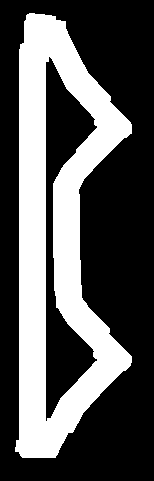
#> input picture maps/bridge_ips_cl.pgm, 154 x 481 px
$ python -i build_track_map.py   (imports and definitions only)
#> lines starting #> are read from the running program, lines starting #| are printed output that depends on the picture; after the words box and inside, x2 and y2 are one past the last pixel; in counts of white or black regions, pixels touching at a corner belong together
#!/usr/bin/env python3
# =============================================================================
# build_track_map.py
# RoboRacer IROS 2026 / CEM Navigators
# =============================================================================
#
# CODE DESCRIPTION
# -----------------------------------------------------------------------------
# Builds a ROS 2 occupancy grid (.pgm + .yaml) of the Phase 2 competition track
# from an overhead screenshot of the AutoDRIVE Simulator, scaled using distance
# measured by the vehicle's own wheel encoders.
#
# WHY THIS EXISTS
#   slam_toolbox does not converge on this track. The layout is a bridge
#   silhouette with two near-identical towers and two parallel straights, and
#   the scan matcher repeatedly registers against the wrong one: map->odom
#   swings by metres and tens of degrees per lap and the saved map comes out as
#   several rotated copies of the track. Three configurations were tried,
#   including a crawling run at full 56 Hz scan rate. See session notes.
#
# DATA PROVENANCE - read before using the output
#   Two inputs, both permissible:
#     1. An overhead screenshot of the simulator's own rendered view. This is
#        the published front-end, visible to anyone running the simulator.
#     2. Scale from the vehicle's wheel encoders via srm_racer dead_reckoning.
#   NO simulation ground-truth data is used. /autodrive/roboracer_1/ips, /odom
#   and /tf are NOT read, at build time or at run time. Rules section 2.4
#   prohibits "utilizing simulation ground truth data"; this pipeline avoids
#   it. Simulator asset files are not read either - that would be tapping the
#   back end, which the same section calls out as malpractice.
#
# CALIBRATION
#   Measured 2026-09-16 by teleoperating the vehicle along the deck straight:
#     start   car centroid x = 393.3 px, dead_reckoning dist = 0.000 m
#     end     car centroid x = 912.7 px, dead_reckoning dist = 7.981 m
#     => 519.4 px for 7.981 m  =>  0.015366 m/px
#   Cross-checks: track bounding box 1746 x 795 px -> 26.8 x 12.2 m against a
#   stated track envelope of roughly 30 x 10 m; and a 44.9 m measured lap
#   implies a 2921 px driven path, consistent with a corridor centreline.
#
#   CAVEAT: the simulator view is a perspective, not orthographic, projection.
#   This scale is exact along the deck at y ~ 629 px, where it was measured.
#   Features far from that height - the tower peaks sit ~300 px higher - may
#   carry a small scale error. Quantify before trusting tower geometry to
#   better than a few per cent.
#
# METHOD
#   1. Subtract the lighting gradient with a large Gaussian, so the barrier
#      walls can be thresholded despite the scene being much brighter on the
#      right than the left. A global threshold does not work on this image.
#   2. Binary-close the wall mask to bridge antialiasing gaps.
#   3. Label the free space. The driveable corridor is the large connected
#      component that is not the outside background; the two pillar stubs and
#      the four tower triangle interiors come out as separate sealed regions
#      and are marked occupied, since the vehicle cannot enter them.
#   4. Resample to the target resolution and write map_server pgm + yaml.
#
# OUTPUT CONVENTION
#   pgm: 254 = free, 0 = occupied, 205 = unknown (map_server default)
#   yaml origin is the bottom-left corner of the image in map coordinates,
#   placed so that the track's bounding box starts at (0, 0).
#
# USAGE
#   python3 build_track_map.py <screenshot.png> -o ~/mapdata/bridge_track_geo
#
# DEPENDENCIES: numpy, Pillow, scipy
# =============================================================================

import argparse
import sys

import numpy as np
from PIL import Image, ImageFilter
from scipy import ndimage


M_PER_PX = 0.015366          # measured, see CALIBRATION above
TARGET_RES = 0.05            # m per cell, matches the Porto maps

CROP = (150, 1080, 78, 1920)  # top, bottom, left, right - strips the UI chrome
BLUR_SIGMA = 51
WALL_THRESH = 20
CLOSE_KERNEL = 7


def extract(path):
    """Return (wall_mask, corridor_mask) at screenshot resolution."""
#> called with path = '../maps/bridge_ips_cl.pgm'
    grey = np.array(Image.open(path).convert('L')).astype(float)
#> grey: shape (481, 154) float64; values 0 (black) and 254 (white), 34.1% white; 1 white region, box (x1, y1, x2, y2) and area: (15, 13, 132, 458) 25239
    t, b, l, r = CROP
    sub = grey[t:b, l:r]
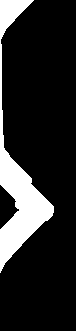
#> sub: shape (331, 76) float64; values 0 (black) and 254 (white), 15.6% white; 1 white region, box (x1, y1, x2, y2) and area: (0, 0, 54, 273) 3936

    # The scene is lit from the right, so brightness varies by more across the
    # image than walls differ from floor. Subtract a heavily blurred copy to
    # get a local contrast measure instead of an absolute one.
    bg = np.array(
        Image.fromarray(sub.astype(np.uint8)).filter(
            ImageFilter.GaussianBlur(BLUR_SIGMA))).astype(float)
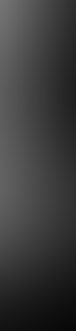
#> bg: shape (331, 76) float64; min 7, max 117, mean 59
    wall = (bg - sub) > WALL_THRESH
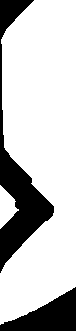
#> wall: shape (331, 76) bool; 77.3% white; 2 black regions, box (x1, y1, x2, y2) and area: (0, 0, 54, 273) 3936, (0, 287, 76, 331) 1780
    wall = ndimage.binary_closing(wall, np.ones((CLOSE_KERNEL, CLOSE_KERNEL)))
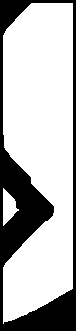
#> wall: shape (331, 76) bool; 72% white; 1 black region, box (x1, y1, x2, y2) and area: (0, 0, 76, 331) 7053

    lbl, n = ndimage.label(~wall)
#> n = 1
    sizes = ndimage.sum(np.ones_like(lbl), lbl, range(1, n + 1))
#> sizes = [7053]
    order = np.argsort(sizes)[::-1]
#> order = [0]

    # Largest free component is the outside background; the corridor is the
    # next largest. Everything else (pillar interiors, tower triangles) is
    # enclosed and unreachable, so it counts as occupied.
    outside = order[0] + 1
#> outside = 1
#> (the run stopped early here; a loop or call above may not have finished)
